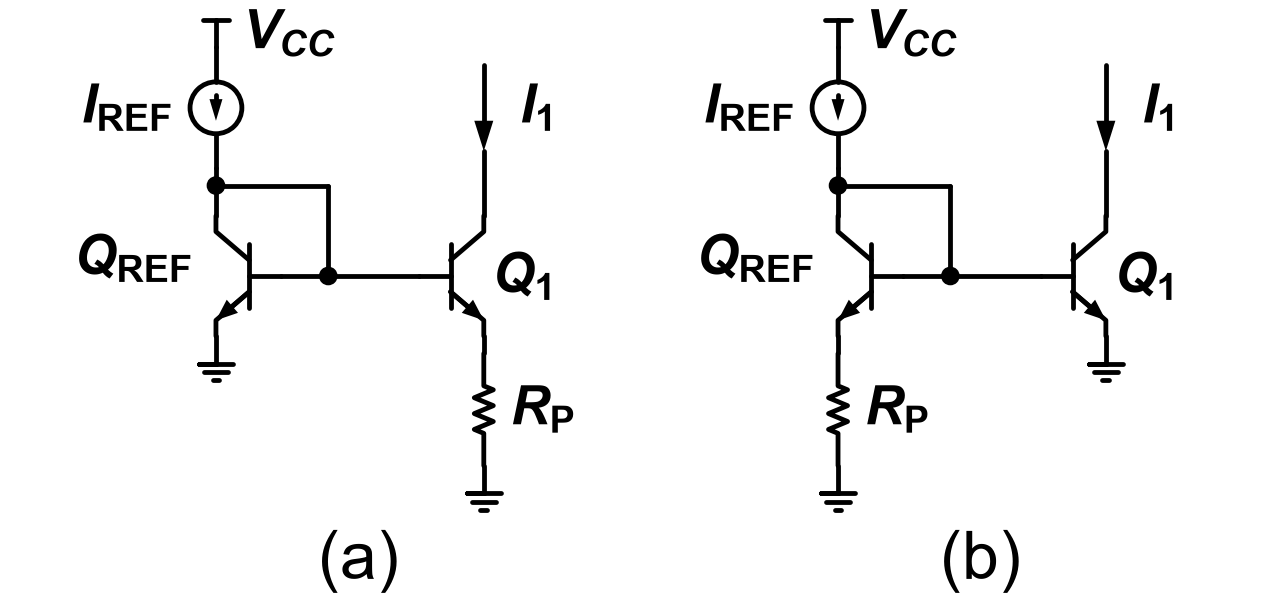

Recreate this plot in Python.
"""2017-1 중간 (D반) Q2 — 기준: Q2.md '회로 — Fig Q2(a)', '회로 — Fig Q2(b)'."""
import schemdraw.elements as elm
from schem_style import Resistor, caption, dot, new_drawing

GAP = 0.2       # 소자 라벨과 기호 사이 간격
TOP = 6.8       # V_CC T 기호 아래 끝 높이
CAP_Y = 0.75    # 캡션 높이


def bjt(d, cls, at, anchor, mirror=False, label=None, loc=None):
    """베이스 왼쪽(mirror면 오른쪽), 컬렉터 위, 이미터 아래."""
    e = cls().right()
    if mirror:
        e = e.reverse()
    e = e.anchor(anchor).at(at)
    if label:
        e = e.label(label, loc=loc or ("left" if mirror else "right"))
    return d.add(e)


def panel(d, x0, rp_on_ref):
    """rp_on_ref=False면 (a): R_P가 Q1 이미터 아래. True면 (b): R_P가 Q_REF 이미터 아래."""
    xref = x0
    xdio = xref + 1.3      # 다이오드 연결선
    xq1 = xref + 3.1       # Q1 줄
    # 왼쪽 세로줄: V_CC, I_REF, 위 n1 접속점, Q_REF
    d.add(elm.Vdd().at((xref, TOP)).scale(0.8).label(r"$V_{CC}$", "right", ofst=GAP))
    iref = d.add(elm.SourceI().down().at((xref, TOP)).length(1.4).scale(0.6)
                 .label(r"$I_\mathrm{REF}$", "top", ofst=0.3))
    d.add(elm.Line().down().at(iref.end).length(0.2)); n1_top = dot(d)
    d.add(elm.Line().down().at(n1_top.center).length(0.35))
    qref = bjt(d, elm.BjtNpn, d.here, "collector", mirror=True)
    d.add(elm.Label().right().at((xref - 0.35, qref.center.y + 0.1)).label(r"$Q_\mathrm{REF}$", halign="right"))
    # 베이스 공통선 (아래 n1 접속점) + 다이오드 연결
    d.add(elm.Line().at(qref.base).tox(xdio)); n1_bot = dot(d)
    d.add(elm.Line().at(n1_top.center).tox(xdio))
    d.add(elm.Line().down().toy(n1_bot.center.y))
    q1 = bjt(d, elm.BjtNpn, (xq1, qref.collector.y), "collector", label=r"$Q_\mathrm{1}$")
    d.add(elm.Line().at(n1_bot.center).tox(q1.base))
    # I_1: Q1 컬렉터 위 선 끝에서 아래로 들어가는 화살표
    d.add(elm.Arrow(arrowwidth=0.22, arrowlength=0.35).down().at((xq1, TOP - 0.2)).length(1.0)
          .label(r"$I_\mathrm{1}$", "bottom", ofst=GAP))
    d.add(elm.Line().down().toy(q1.collector.y))
    # 이미터 쪽: R_P와 접지
    rp_from, gnd_q = (qref, q1) if rp_on_ref else (q1, qref)
    d.add(elm.Line().down().at(rp_from.emitter).length(0.2))
    rp = d.add(Resistor().down().length(1.3).label(r"$R_\mathrm{P}$", "bottom", ofst=GAP))
    d.add(elm.Ground().at(rp.end).scale(0.8))
    d.add(elm.Ground().at(gnd_q.emitter).scale(0.8))
    return (xref + xq1) / 2


def draw():
    d = new_drawing()
    xa = panel(d, 0, rp_on_ref=False)
    caption(d, (xa, CAP_Y), "(a)")
    xb = panel(d, 7.2, rp_on_ref=True)
    caption(d, (xb, CAP_Y), "(b)")
    return d
